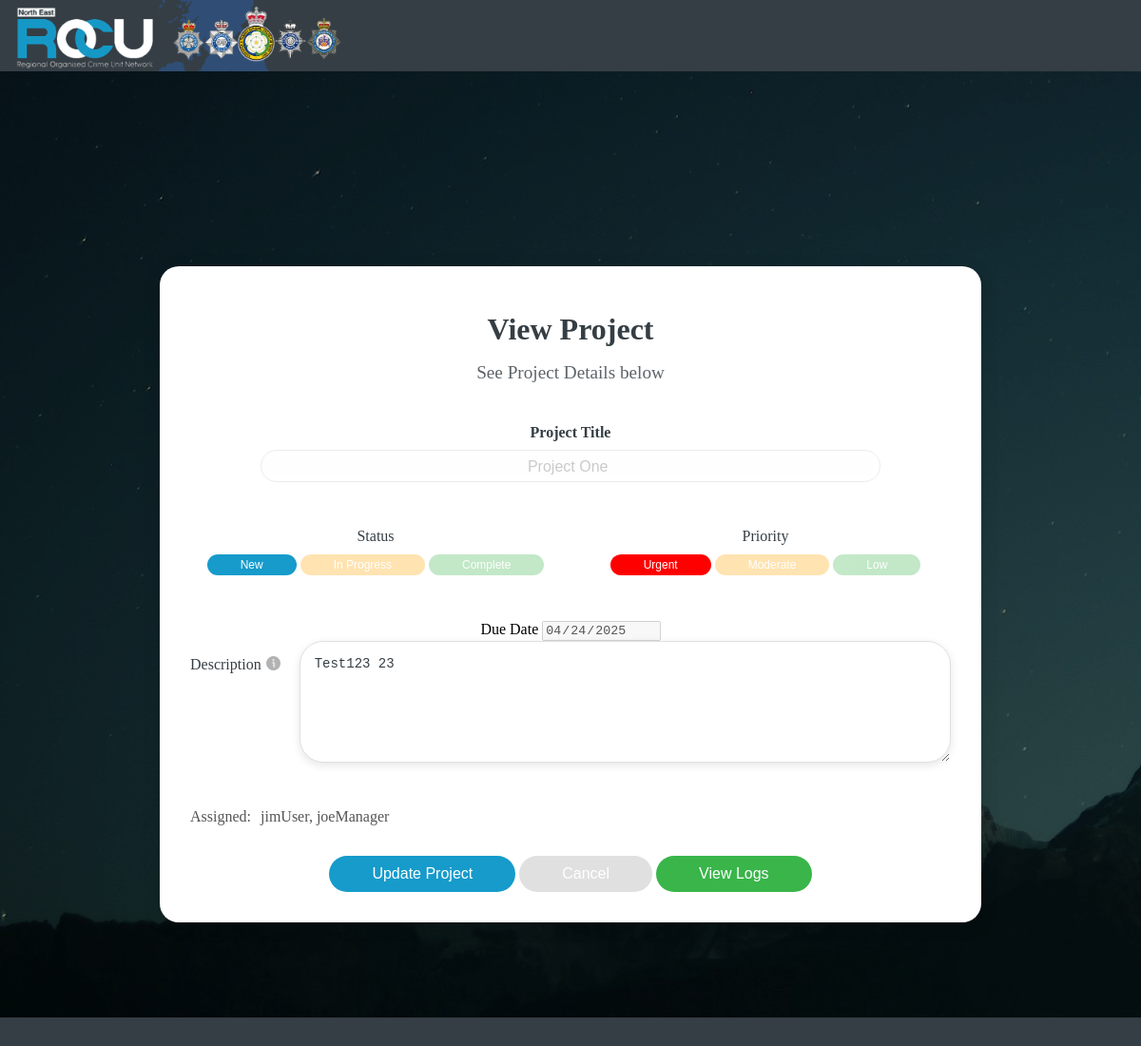
Page /view-project-page.php?id=1 on the committed database.
### tables this page shows
CREATE TABLE `projects` (
  `id` int(11) NOT NULL,
  `project_name` varchar(255) NOT NULL,
  `description` text DEFAULT NULL,
  `status` enum('New','In Progress','Complete') DEFAULT 'New',
  `priority` enum('Low','Moderate','Urgent') DEFAULT 'Low',
  `DUE_DATE` date DEFAULT NULL
);

### view-project-page.php (called while the page is built, shortened)
<?php
include 'INCLUDES/inc_connect.php';
include 'INCLUDES/inc_header.php';
$id = isset($_GET['id']) ? (int) $_GET['id'] : 0;
$sql_project = "SELECT * FROM projects WHERE id = $id";
$result_project = $conn->query($sql_project);
if ($result_project && $result_project->num_rows > 0) {
    $row = $result_project->fetch_assoc();
    $project_id   = $row["id"];
    $projectName  = $row['project_name'];
    $description  = $row['description'] ?? '';
    $status       = $row['status'] ?? '';
    $priority     = $row['priority'] ?? '';
    $due_date     = $row['DUE_DATE'] ?? '';
} else {
    echo "Project not found.";
    exit;
}
$sql_assigned = "
    SELECT GROUP_CONCAT(DISTINCT u.username SEPARATOR ', ') AS assigned_users
    FROM tasks t
    LEFT JOIN task_assigned_users tau ON t.id = tau.task_id
    LEFT JOIN users u ON tau.user_id = u.id
    WHERE t.project_id = $id
    GROUP BY t.project_id
";
$result_assigned = $conn->query($sql_assigned);
if ($result_assigned && $result_assigned->num_rows > 0) {
    $row_assigned = $result_assigned->fetch_assoc();
    $assignedUsers = $row_assigned['assigned_users'] ?? 'No Users Assigned';
} else {
    $assignedUsers = 'No Users Assigned';
}
include 'INCLUDES/inc_projectview.php';
include 'INCLUDES/inc_footer.php';
?>

### INCLUDES/inc_projectview.php (the view, shortened to what this page needs)
<head>
    <link href="CSS/pill_styles.css" rel="stylesheet">
    <link href="CSS/dropdown_styles.css" rel="stylesheet">
    <link href="CSS/taskview_styles.css" rel="stylesheet">
</head>
<div class='VIEW-TASK-CONTAINER'>
    <div class='VIEW-PROJECT-BOX'>
        <div class='VIEW-HEAD'>
            <h1>View Project</h1>
            <p>See Project Details below</p>
        </div>
        <div class="VIEW-ROW">
            <div class="VIEW-COLUMN">
                <h1 class="TASK-LABEL">Project Title</h1>
                <div class='INPUT-GROUP'>
                    <input
                        type='text'
                        id='project-title'
                        name='project-title'
                        value="<?php echo htmlspecialchars($projectName); ?>"
                        placeholder='Project Title' disabled />
                </div>
            </div>
        </div>
        <div class="VIEW-ROW">
            <div class="VIEW-COLUMN">
                <div class="TASK-LABEL">Status</div>
                <div class="TASK-PILL-CONTAINER">
                    <div class="PILL">
                        <button class="PILL-NEW <?php echo ($status === 'New')         ? 'PILL-ACTIVE' : 'PILL-INACTIVE'; ?>">New</button>
                        <button class="PILL-IN-PROGRESS <?php echo ($status === 'In Progress') ? 'PILL-ACTIVE' : 'PILL-INACTIVE'; ?>">In Progress</button>
                        <button class="PILL-COMPLETE <?php echo ($status === 'Complete')    ? 'PILL-ACTIVE' : 'PILL-INACTIVE'; ?>">Complete</button>
                    </div>
                </div>
            </div>
            <div class="VIEW-COLUMN">
                <div class="TASK-LABEL">Priority</div>
                <div class="TASK-PILL-CONTAINER">
                    <div class="PILL">
                        <button class="PILL-URGENT   <?php echo ($priority === 'Urgent')   ? 'PILL-ACTIVE' : 'PILL-INACTIVE'; ?>">Urgent</button>
                        <button class="PILL-MODERATE <?php echo ($priority === 'Moderate') ? 'PILL-ACTIVE' : 'PILL-INACTIVE'; ?>">Moderate</button>
                        <button class="PILL-LOW      <?php echo ($priority === 'Low')       ? 'PILL-ACTIVE' : 'PILL-INACTIVE'; ?>">Low</button>
                    </div>
                </div>
            </div>
        </div>
        <div class="PROJECT-SECTION">
           <label for="due_date" class="PROJECT-LABEL">Due Date</label>
              <input type="date" id="due_date" name="due_date" class="PROJECT-INPUT" value="<?php echo htmlspecialchars($due_date); ?>" disabled>
        </div>
        <div class="VIEW-ROW">
            <label for="DESCRIPTION" class="TASK-LABEL DESCRIPTION-LABEL">
                Description
                <img class="INFO-ICON" src="ICONS/info.png" /></img>
            </label>
            <textarea
                id="description"
                name="description"
                class="TASK-TEXT-AREA"
                rows="6"
                readonly><?php echo htmlspecialchars($description); ?></textarea>
        </div>
        <div class="TASK-ROW ASSIGNED-ROW">
            <div class="ASSIGNED-INFO">
                <span class="ASSIGNED-LABEL">Assigned:</span>
                <span class="ASSIGNED-LABEL-2">
                    <?php echo htmlspecialchars($assignedUsers) ?: 'None'; ?>
                </span>
            </div>
        </div>
        <div class="TASK-BUTTONS">
            <?php if ($_SESSION["clearance"] != 'User'): ?>
                <button class="UPDATE-BUTTON"
                    onclick="window.location.href='edit-project-page.php?clearance=<?php echo urlencode($_SESSION['clearance']); ?>&id=<?php echo urlencode($id); ?>'">
                    Update Project
                </button>
            <?php endif; ?>
            <button
                class="CANCEL-BUTTON"
                onclick="window.location.href='list-task-page.php?clearance=<?php echo urlencode($_SESSION['clearance']); ?>&id=<?php echo urlencode($_SESSION['id']); ?>'">
                Cancel
            </button>
            <?php if ($_SESSION["clearance"] != 'User'): ?>
                <button class="VIEW-LOGS-BUTTON"
                    onclick="window.location.href='view-project-logs-page.php?clearance=<?php echo urlencode($_SESSION['clearance']); ?>&id=<?php echo urlencode($project_id); ?>'">
                    View Logs
                </button>
            <?php endif; ?>
        </div>
    </div>
</div>

### CSS/default_styles.css (style rules this page uses)
body { margin: 0; padding: 0; display: flex; font-family: "Helvetica Neue Light"; }

### CSS/root_colors.css (style rules this page uses)
:root { --black: #292f34; --dark-grey: #353e44; --off-white: #ececec; --blue: #169bcb; --light-grey: #e0e0e0; --green: #39b54a; }

### CSS/pill_styles.css (style rules this page uses)
.TASK-PILL-CONTAINER { display: flex; justify-content: center; align-items: center; gap: 8px; }
.PILL button { display: inline-block; padding: 4px 35px; border: none; border-radius: 12px; font-size: 12px; color: white; cursor: default; user-select: none; }
.PILL-ACTIVE { opacity: 1; }
.PILL-INACTIVE { opacity: 0.3; }
.PILL-NEW { background-color: var(--blue); }
.PILL-IN-PROGRESS { background-color: orange; }
.PILL-COMPLETE { background-color: var(--green); }
.PILL-URGENT { background-color: red; }
.PILL-MODERATE { background-color: orange; }
.PILL-LOW { background-color: var(--green); }

### CSS/taskview_styles.css (style rules this page uses)
.VIEW-TASK-CONTAINER { display: flex; justify-content: center; align-items: center; min-height: 100vh; }
.VIEW-PROJECT-BOX { background: white; border-radius: 20px; padding: 2rem; width: 800px; text-align: center; box-shadow: 0 4px 20px rgba(0, 0, 0, 0.1); }
.VIEW-HEAD h1 { text-align: center; margin: 0; font-size: 2rem; margin-top: 1rem; margin-bottom: 0.5rem; color: var(--dark-grey); }
.VIEW-HEAD p { text-align: center; margin-top: 1rem; margin-bottom: 2rem; font-size: 1.2rem; color: var(--dark-grey); opacity: 0.8; }
.VIEW-ROW { display: flex; gap: 20px; margin-bottom: 3rem; }
.VIEW-COLUMN { flex: 1; min-width: 200px; }
.VIEW-COLUMN h1 { display: inline-block; font-size: 1rem; color: var(--dark-grey); }
.INPUT-GROUP { width: 80%; margin: 0 auto; padding: 0.3rem; border: 1px solid var(--off-white); border-radius: 20px; }
.INPUT-GROUP input { text-align: center; padding-top: 0.2rem; transform: translateX(-0.3rem); width: 100%; font-size: 1rem; border: none; opacity: 0.3; outline: none; }
.TASK-LABEL { display: inline-block; margin-bottom: 0.6rem; color: var(--dark-grey); }
.DESCRIPTION-LABEL { padding-top: 1rem; display: flex; }
.INFO-ICON { margin-left: 5px; width: 15px; height: 15px; border: none; opacity: 0.3; }
.TASK-TEXT-AREA { width: 100%; padding: 15px; font-size: 14px; border: 1px solid var(--light-grey); border-radius: 25px; color: var(--dark-grey); background-color: white; box-shadow: 0 3px 10px rgba(0, 0, 0, 0.1); }
.ASSIGNED-ROW { justify-content: space-between; align-items: center; padding-bottom: 2rem; }
.ASSIGNED-INFO { display: flex; flex-wrap: wrap; gap: 10px; align-items: center; }
.ASSIGNED-LABEL { color: #555; }
.ASSIGNED-LABEL-2 { color: #555; font-family: "Helvetica Neue Medium"; }
.TASK-BUTTONS { display: block; gap: 10px; }
.TASK-BUTTONS button { padding: 10px 45px; border: none; color: #fff; font-size: 1rem; border-radius: 20px; cursor: pointer; }
.UPDATE-BUTTON { background-color: var(--blue); }
.CANCEL-BUTTON { background-color: var(--light-grey); }
.VIEW-LOGS-BUTTON { background-color: var(--green); }
.COMMENTS-SECTION h1, p { text-align: left; font-size: 1.5rem; color: var(--dark-grey); }

### rows in the picture
projects: project-title "Project One", due_date "04/24/2025", description "Test123 23"

### other values in the picture
htmlspecialchars($assignedUsers) ?: 'None' "jimUser, joeManager"
